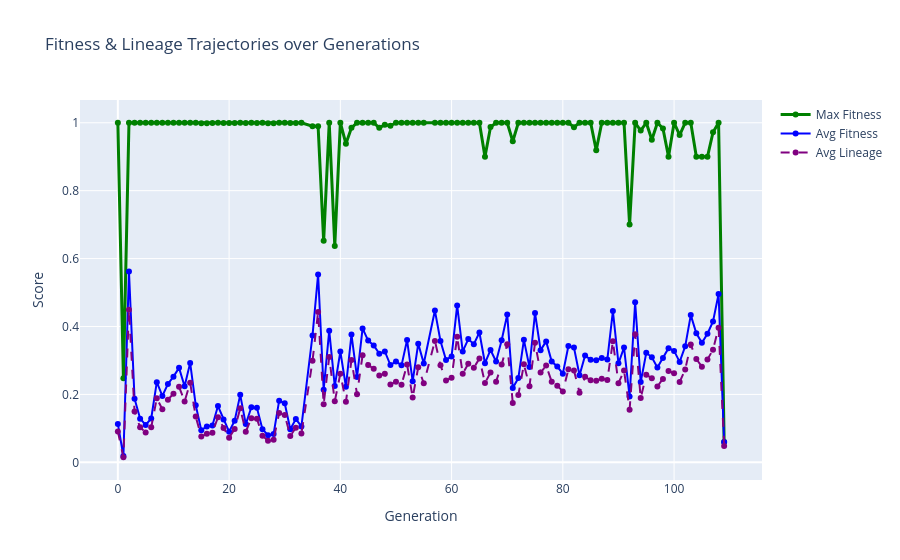

The cell this chart's notebook holds for it:
### Code cell
# ## 2. Global Fitness & Lineage Dynamics
# Average and top fitness score by generation.

# %%
gen_stats = df.groupby('generation').agg(
    max_fitness=('fitness', 'max'),
    avg_fitness=('fitness', 'mean'),
    avg_lineage=('lineage_score', 'mean'),
    pop_size=('chain_id', 'count')
).reset_index()

fig = go.Figure()
fig.add_trace(go.Scatter(x=gen_stats['generation'], y=gen_stats['max_fitness'], mode='lines+markers', name='Max Fitness', line=dict(color='green', width=3)))
fig.add_trace(go.Scatter(x=gen_stats['generation'], y=gen_stats['avg_fitness'], mode='lines+markers', name='Avg Fitness', line=dict(color='blue', width=2)))
fig.add_trace(go.Scatter(x=gen_stats['generation'], y=gen_stats['avg_lineage'], mode='lines+markers', name='Avg Lineage', line=dict(color='purple', dash='dash')))

fig.update_layout(title="Fitness & Lineage Trajectories over Generations", xaxis_title="Generation", yaxis_title="Score")
fig.show()
